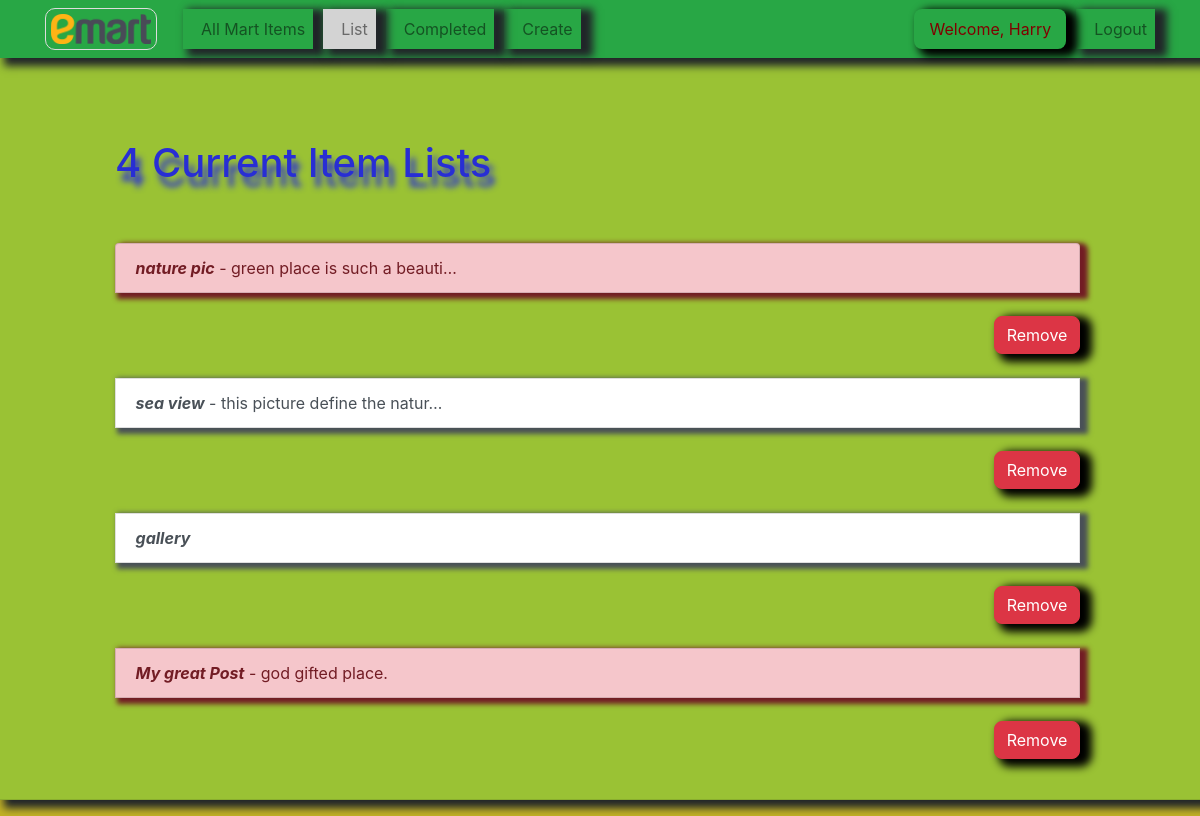
The app's page /list/ (signed in) with its own data.
### ShipMart/models.py (models this page shows, shortened)
class Mart(models.Model):
    title=models.CharField(max_length=100)
    price=models.DecimalField(max_digits=10,decimal_places=2)
    desc=models.TextField(blank=True)
    image=models.ImageField(upload_to='images/',blank=True,null=True)
    offer=models.BooleanField(default=False,blank=True)
    created = models.DateTimeField(auto_now_add=True)
    important = models.BooleanField(default=False)
    datecompleted = models.DateTimeField(null=True, blank=True)
    user=models.ForeignKey(User,on_delete=models.CASCADE,default=True)

### ShipMart/views.py (the view)
# urls.py: path('list/',views.MartList,name='list'),
def MartList(request):
    user=request.user
    if user.is_authenticated:
        mart = Mart.objects.filter(user=request.user,datecompleted__isnull=True)
        return render(request, 'ShipMart/list.html', {'marts': mart})
    else:
        messages.error(request,'''Anonymouse User don't have access to this page.<br><b>"Please Sign up and Login first"</b>''')
        return render(request, 'ShipMart/list.html')

### ShipMart/templates/ShipMart/list.html (shortened to what this page needs)
<!DOCTYPE html>
<html lang="en">
{% extends 'MartApp/base.html' %}
{% block content %}
<div style="background-color:#9ac234">
<br>
    <div class="row justify-content-center mt-5" style="padding-left:15px;padding-right:15px;">
        <div class="col-md-5">
        </div>
    </div>
    {% if user.is_authenticated %}
    <div class="row justify-content-center mt-5" style="padding-left:15px;padding-right:15px;">
        <div class="col-md-10 second" style="color:#282ed4;margin-top:-40px ">
            {% if marts %}
            <h1>{{ marts.count }} Current Item List{{ marts.count|pluralize }}</h1>
            {% else %}
            <h1>Current Item List</h1>
            {% endif %}
        </div>
    </div>
    <div class="row justify-content-center mt-5 " style="padding-left:15px;padding-right:20px;">
        <div class="col-md-10">
            {% if marts %}
            <div class="list-group ">
                {% for mart in marts %}
                <a href="{% url 'detail' mart.pk %}" class="myshade  list-group-item list-group-item-action{% if mart.important %} list-group-item-danger{% endif %}"><i><b>{{ mart.title }}</b></i>{% if mart.desc %} - {{ mart.desc|truncatechars:30 }}{% endif %}</a>
                <br>
                <div class=" col-md-0  text-right " >
                    <a href="{% url 'delete' mart.pk %}" class="btn btn-danger ig">Remove</a>
                </div>
                <br>
                {% endfor %}
            </div>
            {% else %}
            <div class="text-center second" style="color:black">
                <h2>Looks like you don't have any Mart Lists! Nice work.</h2>
                <br>
                <a role="button" class="btn btn-primary ig" href="{% url 'create' %}">Add Item</a>
            </div>
            {% endif %}
        </div>
    </div>
    {% endif %}
    <hr>
</div>
{% endblock %}

### MartApp/templates/MartApp/base.html (shortened to what this page needs)
<!DOCTYPE html>
{% load static %}
<html lang="en">
<head>
    <link rel="stylesheet" href="https://maxcdn.bootstrapcdn.com/bootstrap/4.0.0/css/bootstrap.min.css">
    <link rel="stylesheet" type="text/css" href="{% static 'ShipMart/css/Style.css' %}">
</head>
<body style="background-color:#c2b225" class="shadow">
    <nav class="navbar navbar-expand-md navbar-light bg-success shadow">
        <div class="container">
        {% if user.is_authenticated %}
            <a class="navbar-brand img" href="{% url 'index' %}">
                <img src="{% static 'ShipMart/emart.svg.png' %}" width="100" height="30" class="d-inline-block align-top">
            </a>
        {% else %}
            <a class="navbar-brand img" href="{% url 'item' %}">
                <img src="{% static 'ShipMart/emart.svg.png' %}" width="100" height="30" class="d-inline-block align-top">
            </a>
        {% endif %}
            <div class="navbar-collapse collapse " id="navbarNav">
            {% if user.is_authenticated %}
                <ul class="navbar-nav mr-auto">
                    <li
                    {% if '/' == request.path %}
                    class="nav-item shadow list"  style="margin-left:10px;padding-left:10px"
                    {% else %}
                    class="nav-item shadow cold"  style="margin-left:10px;padding-left:10px"
                    {% endif %}
                    >
                    <a class="nav-link " href="{% url 'item' %}">All Mart Items</a>
                    </li>
                    <li
                    {% if 'list' in request.path %}
                    class="nav-item shadow list"  style="margin-left:10px;padding-left:10px"
                    {% else %}
                    class="nav-item shadow cold"  style="margin-left:10px;padding-left:10px"
                    {% endif %}
                    >
                    <a class="nav-link " href="{% url 'list' %}">List</a>
                    </li>
                    <li
                    {% if 'complete'  in request.path %}
                    class="nav-item shadow list"  style="margin-left:10px;padding-left:10px"
                    {% else %}
                    class="nav-item shadow cold"  style="margin-left:10px;padding-left:10px"
                    {% endif %}
                    >
                    <a class="nav-link " href="{% url 'complete' %}">Completed</a>
                    </li>
                    <li
                    {% if 'create' in  request.path %}
                    class="nav-item shadow list"  style="margin-left:10px;padding-left:10px"
                    {% else %}
                    class="nav-item shadow cold"  style="margin-left:10px;padding-left:10px"
                    {% endif %}
                    >
                    <a class="nav-link " href="{% url 'create' %}">Create</a>
                    </li>
                </ul>
            {% endif %}
                <ul class="navbar-nav ml-auto">
                 {% if user.is_authenticated %}
                    <li class="shadow ig" style="padding:8px 15px 8px 15px;color:maroon;margin-left:10px;"
                    >Welcome, {{user.first_name|capfirst}}
                    </li>
                    <li
                     {% if 'index' in  request.path %}
                    class="nav-item shadow"  style="margin-left:10px;padding-left:10px;background-color:#c2b225;"
                    {% else %}
                    class="nav-item shadow cold"  style="margin-left:10px;padding-left:10px"
                    {% endif %}
                    >
                    <a href="{% url 'logout' %}" class="nav-link">Logout</a>
                    </li>
                 {% endif %}
                </ul>
            </div>
        </div>
    </nav>
{% block content %}
{% endblock %}
</body>
</html>

### ShipMart/static/ShipMart/css/Style.css (style rules this page uses)
.second { color:#757d0b; text-shadow:5px 10px 6px; }
.shadow { box-shadow:8px 4px 8px 4px; }
.ig { border-radius:8px; box-shadow:8px 4px 8px 4px black }
.img { border: 1px solid #ddd; border-radius: 10px; padding: 5px; }
.myshade { box-shadow:5px 3px 5px 3px }
.list { background-color:lightgray; }

### records on screen
Mart: title "nature pic", desc "green place is such a beauti…"
Mart: title "sea view", desc "this picture define the natur…"
Mart: title "gallery"
Mart: title "My great Post", desc "god gifted place."

### other values on screen
{{ user.first_name|capfirst }} "Harry"
{{ marts.count }} "4"
